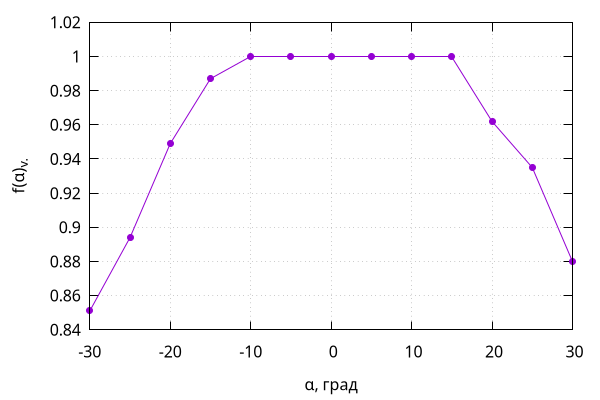

Source code (gnuplot):
set xlabel "α, град"
set ylabel "f(α)_{v.}"
set grid
set nokey
set yrange [:1.02]
set terminal pngcairo size 600, 400
set output "alphasqrtA.png"
plot "alphasqrtA.dat" u 2:8 w lp pt 7 
